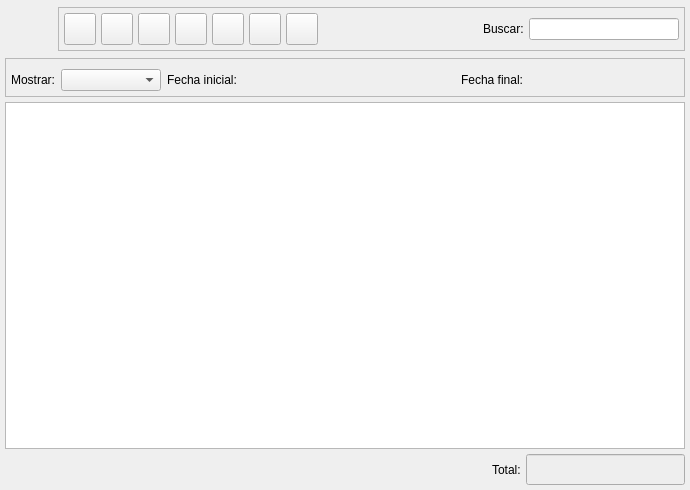
<ui version="4.0" >
 <author>Tomeu Borras Riera</author>
 <class>FacturasProveedorListBase</class>
 <widget class="QWidget" name="FacturasProveedorListBase" >
  <property name="enabled" >
   <bool>true</bool>
  </property>
  <property name="geometry" >
   <rect>
    <x>0</x>
    <y>0</y>
    <width>690</width>
    <height>490</height>
   </rect>
  </property>
  <property name="windowTitle" >
   <string>Facturas de proveedores</string>
  </property>
  <property name="windowIcon" >
   <iconset resource="../../bulmages.qrc" >:/Bulmafact48x48/images/png/48x48/i_bulmages_compras_facturas_listado.48x48.png</iconset>
  </property>
  <layout class="QVBoxLayout" >
   <property name="margin" >
    <number>5</number>
   </property>
   <property name="spacing" >
    <number>5</number>
   </property>
   <item>
    <layout class="QHBoxLayout" >
     <property name="margin" >
      <number>0</number>
     </property>
     <property name="spacing" >
      <number>5</number>
     </property>
     <item>
      <widget class="QLabel" name="label1" >
       <property name="minimumSize" >
        <size>
         <width>48</width>
         <height>48</height>
        </size>
       </property>
       <property name="maximumSize" >
        <size>
         <width>48</width>
         <height>48</height>
        </size>
       </property>
       <property name="text" >
        <string/>
       </property>
       <property name="pixmap" >
        <pixmap resource="../../bulmages.qrc" >:/Bulmafact48x48/images/png/48x48/i_bulmages_compras_facturas_listado.48x48.png</pixmap>
       </property>
      </widget>
     </item>
     <item>
      <widget class="QFrame" name="m_botonera" >
       <property name="sizePolicy" >
        <sizepolicy>
         <hsizetype>7</hsizetype>
         <vsizetype>0</vsizetype>
         <horstretch>0</horstretch>
         <verstretch>0</verstretch>
        </sizepolicy>
       </property>
       <property name="frameShape" >
        <enum>QFrame::StyledPanel</enum>
       </property>
       <property name="frameShadow" >
        <enum>QFrame::Raised</enum>
       </property>
       <layout class="QHBoxLayout" >
        <property name="margin" >
         <number>5</number>
        </property>
        <property name="spacing" >
         <number>5</number>
        </property>
        <item>
         <widget class="QToolButton" name="mui_crear" >
          <property name="minimumSize" >
           <size>
            <width>32</width>
            <height>32</height>
           </size>
          </property>
          <property name="maximumSize" >
           <size>
            <width>32</width>
            <height>32</height>
           </size>
          </property>
          <property name="toolTip" >
           <string>Nueva factura</string>
          </property>
          <property name="whatsThis" >
           <string>Nueva factura</string>
          </property>
          <property name="text" >
           <string/>
          </property>
          <property name="icon" >
           <iconset resource="../../bulmages.qrc" >:/Genericos32x32/images/png/i_fileNew.xpm</iconset>
          </property>
          <property name="iconSize" >
           <size>
            <width>32</width>
            <height>32</height>
           </size>
          </property>
          <property name="shortcut" >
           <string>Ctrl+N</string>
          </property>
         </widget>
        </item>
        <item>
         <widget class="QToolButton" name="mui_editar" >
          <property name="minimumSize" >
           <size>
            <width>32</width>
            <height>32</height>
           </size>
          </property>
          <property name="maximumSize" >
           <size>
            <width>32</width>
            <height>32</height>
           </size>
          </property>
          <property name="toolTip" >
           <string>Editar factura</string>
          </property>
          <property name="whatsThis" >
           <string>Editar factura</string>
          </property>
          <property name="text" >
           <string/>
          </property>
          <property name="icon" >
           <iconset resource="../../bulmages.qrc" >:/Genericos32x32/images/png/i_edit.png</iconset>
          </property>
          <property name="iconSize" >
           <size>
            <width>32</width>
            <height>32</height>
           </size>
          </property>
          <property name="shortcut" >
           <string>Ctrl+E</string>
          </property>
         </widget>
        </item>
        <item>
         <widget class="QToolButton" name="mui_borrar" >
          <property name="minimumSize" >
           <size>
            <width>32</width>
            <height>32</height>
           </size>
          </property>
          <property name="maximumSize" >
           <size>
            <width>32</width>
            <height>32</height>
           </size>
          </property>
          <property name="toolTip" >
           <string>Borrar factura</string>
          </property>
          <property name="whatsThis" >
           <string>Borrar factura</string>
          </property>
          <property name="text" >
           <string/>
          </property>
          <property name="icon" >
           <iconset resource="../../bulmages.qrc" >:/Genericos32x32/images/png/i_editDelete.png</iconset>
          </property>
          <property name="iconSize" >
           <size>
            <width>32</width>
            <height>32</height>
           </size>
          </property>
          <property name="shortcut" >
           <string>Ctrl+D</string>
          </property>
         </widget>
        </item>
        <item>
         <widget class="QToolButton" name="mui_imprimir" >
          <property name="minimumSize" >
           <size>
            <width>32</width>
            <height>32</height>
           </size>
          </property>
          <property name="maximumSize" >
           <size>
            <width>32</width>
            <height>32</height>
           </size>
          </property>
          <property name="toolTip" >
           <string>Imprimir listado</string>
          </property>
          <property name="whatsThis" >
           <string>Imprimir listado</string>
          </property>
          <property name="text" >
           <string/>
          </property>
          <property name="icon" >
           <iconset resource="../../bulmages.qrc" >:/Genericos32x32/images/png/i_filePrint.xpm</iconset>
          </property>
          <property name="iconSize" >
           <size>
            <width>32</width>
            <height>32</height>
           </size>
          </property>
          <property name="shortcut" >
           <string>Ctrl+P</string>
          </property>
         </widget>
        </item>
        <item>
         <widget class="QToolButton" name="mui_filtrar" >
          <property name="minimumSize" >
           <size>
            <width>32</width>
            <height>32</height>
           </size>
          </property>
          <property name="maximumSize" >
           <size>
            <width>32</width>
            <height>32</height>
           </size>
          </property>
          <property name="toolTip" >
           <string>Filtrar facturas</string>
          </property>
          <property name="whatsThis" >
           <string>Filtrar facturas</string>
          </property>
          <property name="text" >
           <string/>
          </property>
          <property name="icon" >
           <iconset resource="../../bulmages.qrc" >:/Genericos32x32/images/png/i_find.png</iconset>
          </property>
          <property name="iconSize" >
           <size>
            <width>32</width>
            <height>32</height>
           </size>
          </property>
          <property name="shortcut" >
           <string>Ctrl+F</string>
          </property>
          <property name="checkable" >
           <bool>true</bool>
          </property>
         </widget>
        </item>
        <item>
         <widget class="QToolButton" name="mui_configurar" >
          <property name="minimumSize" >
           <size>
            <width>32</width>
            <height>32</height>
           </size>
          </property>
          <property name="maximumSize" >
           <size>
            <width>32</width>
            <height>32</height>
           </size>
          </property>
          <property name="toolTip" >
           <string>Configurar listado</string>
          </property>
          <property name="whatsThis" >
           <string>Configurar listado</string>
          </property>
          <property name="text" >
           <string/>
          </property>
          <property name="icon" >
           <iconset resource="../../bulmages.qrc" >:/Genericos32x32/images/png/i_packageSettings.png</iconset>
          </property>
          <property name="iconSize" >
           <size>
            <width>32</width>
            <height>32</height>
           </size>
          </property>
          <property name="shortcut" >
           <string>Ctrl+B</string>
          </property>
          <property name="checkable" >
           <bool>true</bool>
          </property>
         </widget>
        </item>
        <item>
         <widget class="QToolButton" name="mui_actualizar" >
          <property name="minimumSize" >
           <size>
            <width>32</width>
            <height>32</height>
           </size>
          </property>
          <property name="maximumSize" >
           <size>
            <width>32</width>
            <height>32</height>
           </size>
          </property>
          <property name="toolTip" >
           <string>Actualizar listado</string>
          </property>
          <property name="whatsThis" >
           <string>Actualizar listado</string>
          </property>
          <property name="text" >
           <string/>
          </property>
          <property name="icon" >
           <iconset resource="../../bulmages.qrc" >:/Genericos32x32/images/png/i_reload.png</iconset>
          </property>
          <property name="iconSize" >
           <size>
            <width>32</width>
            <height>32</height>
           </size>
          </property>
          <property name="shortcut" >
           <string>F5</string>
          </property>
         </widget>
        </item>
        <item>
         <widget class="QFrame" name="mui_plugbotones" >
          <property name="sizePolicy" >
           <sizepolicy>
            <hsizetype>1</hsizetype>
            <vsizetype>7</vsizetype>
            <horstretch>0</horstretch>
            <verstretch>0</verstretch>
           </sizepolicy>
          </property>
          <property name="frameShape" >
           <enum>QFrame::NoFrame</enum>
          </property>
          <property name="frameShadow" >
           <enum>QFrame::Plain</enum>
          </property>
          <property name="lineWidth" >
           <number>0</number>
          </property>
          <property name="midLineWidth" >
           <number>0</number>
          </property>
         </widget>
        </item>
        <item>
         <spacer>
          <property name="orientation" >
           <enum>Qt::Horizontal</enum>
          </property>
          <property name="sizeType" >
           <enum>QSizePolicy::Expanding</enum>
          </property>
          <property name="sizeHint" >
           <size>
            <width>100</width>
            <height>20</height>
           </size>
          </property>
         </spacer>
        </item>
        <item>
         <widget class="QLabel" name="label2" >
          <property name="text" >
           <string>Buscar:</string>
          </property>
         </widget>
        </item>
        <item>
         <widget class="QLineEdit" name="m_filtro" >
          <property name="sizePolicy" >
           <sizepolicy>
            <hsizetype>5</hsizetype>
            <vsizetype>0</vsizetype>
            <horstretch>0</horstretch>
            <verstretch>0</verstretch>
           </sizepolicy>
          </property>
          <property name="minimumSize" >
           <size>
            <width>150</width>
            <height>0</height>
           </size>
          </property>
         </widget>
        </item>
       </layout>
      </widget>
     </item>
    </layout>
   </item>
   <item>
    <widget class="QFrame" name="m_busqueda" >
     <property name="frameShape" >
      <enum>QFrame::StyledPanel</enum>
     </property>
     <property name="frameShadow" >
      <enum>QFrame::Raised</enum>
     </property>
     <layout class="QVBoxLayout" >
      <property name="margin" >
       <number>5</number>
      </property>
      <property name="spacing" >
       <number>5</number>
      </property>
      <item>
       <layout class="QHBoxLayout" >
        <property name="margin" >
         <number>0</number>
        </property>
        <property name="spacing" >
         <number>6</number>
        </property>
        <item>
         <widget class="BusquedaArticulo" native="1" name="m_articulo" >
          <property name="sizePolicy" >
           <sizepolicy>
            <hsizetype>7</hsizetype>
            <vsizetype>13</vsizetype>
            <horstretch>0</horstretch>
            <verstretch>0</verstretch>
           </sizepolicy>
          </property>
         </widget>
        </item>
        <item>
         <widget class="BusquedaProveedor" native="1" name="m_proveedor" >
          <property name="sizePolicy" >
           <sizepolicy>
            <hsizetype>7</hsizetype>
            <vsizetype>13</vsizetype>
            <horstretch>0</horstretch>
            <verstretch>0</verstretch>
           </sizepolicy>
          </property>
          <property name="minimumSize" >
           <size>
            <width>250</width>
            <height>0</height>
           </size>
          </property>
         </widget>
        </item>
       </layout>
      </item>
      <item>
       <layout class="QHBoxLayout" >
        <property name="margin" >
         <number>0</number>
        </property>
        <property name="spacing" >
         <number>6</number>
        </property>
        <item>
         <widget class="QLabel" name="label_2" >
          <property name="text" >
           <string>Mostrar:</string>
          </property>
          <property name="alignment" >
           <set>Qt::AlignRight|Qt::AlignTrailing|Qt::AlignVCenter</set>
          </property>
         </widget>
        </item>
        <item>
         <widget class="QComboBox" name="mui_procesada" >
          <property name="minimumSize" >
           <size>
            <width>100</width>
            <height>0</height>
           </size>
          </property>
          <property name="maximumSize" >
           <size>
            <width>200</width>
            <height>16777215</height>
           </size>
          </property>
          <property name="focusPolicy" >
           <enum>Qt::StrongFocus</enum>
          </property>
          <property name="frame" >
           <bool>true</bool>
          </property>
         </widget>
        </item>
        <item>
         <widget class="QLabel" name="label5" >
          <property name="text" >
           <string>Fecha inicial:</string>
          </property>
         </widget>
        </item>
        <item>
         <widget class="BusquedaFecha" native="1" name="m_fechain" >
          <property name="minimumSize" >
           <size>
            <width>150</width>
            <height>0</height>
           </size>
          </property>
         </widget>
        </item>
        <item>
         <spacer>
          <property name="orientation" >
           <enum>Qt::Horizontal</enum>
          </property>
          <property name="sizeType" >
           <enum>QSizePolicy::Expanding</enum>
          </property>
          <property name="sizeHint" >
           <size>
            <width>121</width>
            <height>21</height>
           </size>
          </property>
         </spacer>
        </item>
        <item>
         <widget class="QLabel" name="label4" >
          <property name="text" >
           <string>Fecha final:</string>
          </property>
         </widget>
        </item>
        <item>
         <widget class="BusquedaFecha" native="1" name="m_fechafin" >
          <property name="minimumSize" >
           <size>
            <width>150</width>
            <height>0</height>
           </size>
          </property>
         </widget>
        </item>
       </layout>
      </item>
     </layout>
    </widget>
   </item>
   <item>
    <widget class="FacturasProveedorListSubform" name="mui_list" />
   </item>
   <item>
    <layout class="QHBoxLayout" >
     <property name="margin" >
      <number>0</number>
     </property>
     <property name="spacing" >
      <number>5</number>
     </property>
     <item>
      <spacer>
       <property name="orientation" >
        <enum>Qt::Horizontal</enum>
       </property>
       <property name="sizeType" >
        <enum>QSizePolicy::Expanding</enum>
       </property>
       <property name="sizeHint" >
        <size>
         <width>340</width>
         <height>12</height>
        </size>
       </property>
      </spacer>
     </item>
     <item>
      <widget class="QLabel" name="label3" >
       <property name="text" >
        <string>Total:</string>
       </property>
      </widget>
     </item>
     <item>
      <widget class="QLineEdit" name="m_total" >
       <property name="enabled" >
        <bool>true</bool>
       </property>
       <property name="sizePolicy" >
        <sizepolicy>
         <hsizetype>5</hsizetype>
         <vsizetype>0</vsizetype>
         <horstretch>0</horstretch>
         <verstretch>0</verstretch>
        </sizepolicy>
       </property>
       <property name="minimumSize" >
        <size>
         <width>150</width>
         <height>0</height>
        </size>
       </property>
       <property name="palette" >
        <palette>
         <active>
          <colorrole role="Base" >
           <brush brushstyle="SolidPattern" >
            <color alpha="255" >
             <red>238</red>
             <green>238</green>
             <blue>238</blue>
            </color>
           </brush>
          </colorrole>
         </active>
         <inactive>
          <colorrole role="Base" >
           <brush brushstyle="SolidPattern" >
            <color alpha="255" >
             <red>238</red>
             <green>238</green>
             <blue>238</blue>
            </color>
           </brush>
          </colorrole>
         </inactive>
         <disabled>
          <colorrole role="Base" >
           <brush brushstyle="SolidPattern" >
            <color alpha="255" >
             <red>255</red>
             <green>255</green>
             <blue>255</blue>
            </color>
           </brush>
          </colorrole>
         </disabled>
        </palette>
       </property>
       <property name="font" >
        <font>
         <family>Sans Serif</family>
         <pointsize>12</pointsize>
         <weight>75</weight>
         <italic>false</italic>
         <bold>true</bold>
         <underline>false</underline>
         <strikeout>false</strikeout>
        </font>
       </property>
       <property name="alignment" >
        <set>Qt::AlignRight</set>
       </property>
      </widget>
     </item>
    </layout>
   </item>
  </layout>
 </widget>
 <layoutdefault spacing="2" margin="2" />
 <customwidgets>
  <customwidget>
   <class>BusquedaProveedor</class>
   <extends>QWidget</extends>
   <header>busquedaproveedor.h</header>
  </customwidget>
  <customwidget>
   <class>BusquedaArticulo</class>
   <extends>QWidget</extends>
   <header>busquedaarticulo.h</header>
  </customwidget>
  <customwidget>
   <class>BusquedaFecha</class>
   <extends>QWidget</extends>
   <header>../../../bulmalib/busquedafecha.h</header>
  </customwidget>
  <customwidget>
   <class>FacturasProveedorListSubform</class>
   <extends>QTableWidget</extends>
   <header>facturasplist.h</header>
  </customwidget>
 </customwidgets>
 <resources>
  <include location="../../bulmages.qrc" />
 </resources>
 <connections>
  <connection>
   <sender>mui_filtrar</sender>
   <signal>toggled(bool)</signal>
   <receiver>m_busqueda</receiver>
   <slot>setShown(bool)</slot>
   <hints>
    <hint type="sourcelabel" >
     <x>230</x>
     <y>43</y>
    </hint>
    <hint type="destinationlabel" >
     <x>218</x>
     <y>78</y>
    </hint>
   </hints>
  </connection>
 </connections>
</ui>
